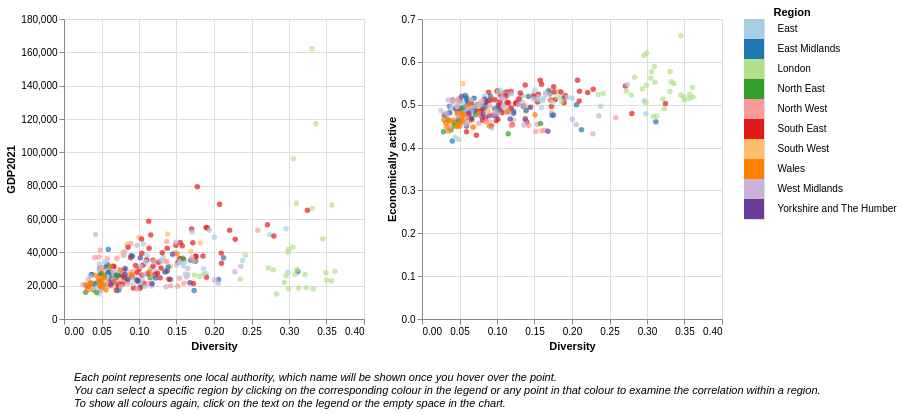

Source (Vega-Lite JSON):
### Vega-Lite specification from a JSON file in a GitHub repository (floating-point values rounded to 4 significant figures; data arrays with more than 128 entries replaced by an {"elided": "..."} marker saying what was removed)
{"config": {"view": {"continuousWidth": 300, "continuousHeight": 300}}, "vconcat": [{"hconcat": [{"mark": {"type": "point", "filled": true}, "encoding": {"color": {"condition": {"param": "param_10", "field": "Region", "scale": {"scheme": "paired"}, "legend": null, "type": "nominal"}, "value": "transparent"}, "tooltip": [{"field": "LAD21NM", "type": "nominal"}], "x": {"axis": {"title": "Diversity"}, "field": "Entropy", "type": "quantitative"}, "y": {"field": "GDP2021", "type": "quantitative"}}, "name": "view_10", "transform": [{"filter": {"field": "GDP2021", "lt": 200000}}]}, {"mark": {"type": "point", "filled": true}, "encoding": {"color": {"condition": {"param": "param_10", "field": "Region", "scale": {"scheme": "paired"}, "legend": null, "type": "nominal"}, "value": "transparent"}, "tooltip": {"field": "LAD21NM", "title": null}, "x": {"axis": {"title": "Diversity"}, "field": "Entropy", "type": "quantitative"}, "y": {"field": "Economically active", "type": "quantitative"}}, "name": "view_11"}, {"mark": {"type": "rect"}, "encoding": {"color": {"condition": {"param": "param_10", "field": "Region", "scale": {"scheme": "paired"}, "legend": null, "type": "nominal"}, "value": "lightgray"}, "y": {"axis": {"title": "Region", "titleAngle": 0, "titleY": -2, "titleAlign": "left", "labelAlign": "left", "offset": -35, "ticks": false, "grid": false, "domainColor": "transparent"}, "field": "Region", "type": "nominal"}}, "height": 200, "name": "view_12"}], "data": {"name": "data-cd2d6b9b93319d4b560e44395039a349"}}, {"data": {"name": "empty"}, "mark": {"type": "text", "align": "left", "baseline": "bottom", "fontStyle": "italic"}, "encoding": {"text": {"value": ["Each point represents one local authority, which name will be shown once you hover over the point.", "You can select a specific region by clicking on the corresponding colour in the legend or any point in that colour to examine the correlation within a region.", "To show all colours again, click on the text on the legend or the empty space in the chart."]}}}], "params": [{"name": "param_12", "select": {"type": "interval", "encodings": ["x", "y"]}, "bind": "scales", "views": ["view_10"]}, {"name": "param_10", "select": {"type": "point", "encodings": ["color"]}, "views": ["view_10", "view_11", "view_12"]}, {"name": "param_11", "select": {"type": "interval", "encodings": ["x", "y"]}, "bind": "scales", "views": ["view_11"]}], "$schema": "https://vega.github.io/schema/vega-lite/v5.17.0.json", "datasets": {"data-cd2d6b9b93319d4b560e44395039a349": {"elided": "331 records"}, "empty": [{}]}}
